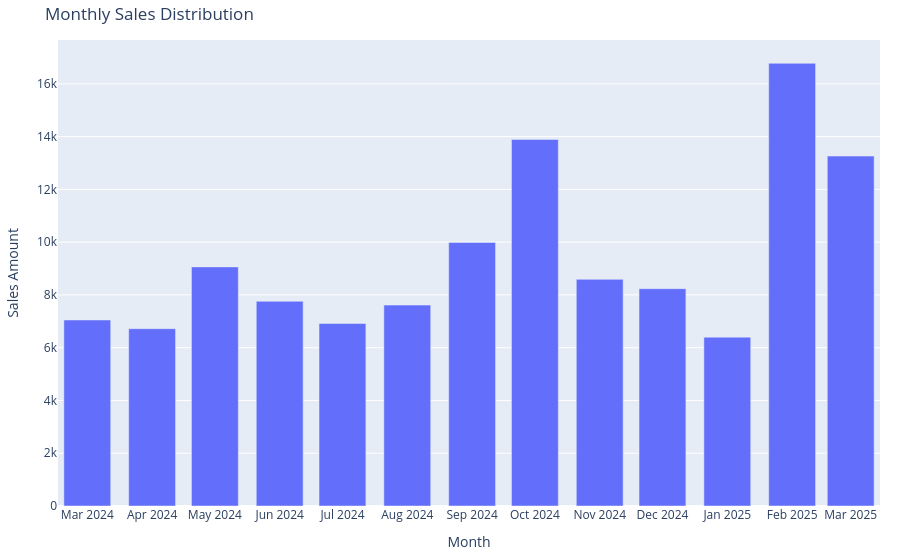

Here is the notebook cell this chart was saved with:
### Code cell
df['month'] = df['datetime'].dt.to_period('M').dt.to_timestamp()
monthly_sales = df.groupby('month')['money'].aggregate('sum').reset_index()
fig = px.bar(monthly_sales, x='month', y='money', title='Monthly Sales')
fig.update_layout(yaxis_title='Sales Amount', xaxis_title='Month', margin=dict(l=20, r=20, t=40, b=20))
fig.update_xaxes(tickmode='array', tickvals=monthly_sales['month'], tickformat='%b %Y')
fig.show()

### Figure 1 — Plotly figure (JSON) as saved in the notebook; plotly's stock layout.template omitted (floating-point values rounded to 4 significant figures)
{"data": [{"hovertemplate": "month=%{x}<br>money=%{y}<extra></extra>", "legendgroup": "", "marker": {"color": "#636efa", "pattern": {"shape": ""}}, "name": "", "orientation": "v", "showlegend": false, "textposition": "auto", "type": "bar", "x": ["2024-03-01T00:00:00.000000000", "2024-04-01T00:00:00.000000000", "2024-05-01T00:00:00.000000000", "2024-06-01T00:00:00.000000000", "2024-07-01T00:00:00.000000000", "2024-08-01T00:00:00.000000000", "2024-09-01T00:00:00.000000000", "2024-10-01T00:00:00.000000000", "2024-11-01T00:00:00.000000000", "2024-12-01T00:00:00.000000000", "2025-01-01T00:00:00.000000000", "2025-02-01T00:00:00.000000000", "2025-03-01T00:00:00.000000000"], "xaxis": "x", "y": [7050.0, 6721.0, 9063.0, 7759.0, 6916.0, 7614.0, 9989.0, 13890.0, 8591.0, 8238.0, 6399.0, 16780.0, 13260.0], "yaxis": "y"}], "layout": {"barmode": "relative", "legend": {"tracegroupgap": 0}, "margin": {"b": 20, "l": 20, "r": 20, "t": 40}, "title": {"text": "Monthly Sales Distribution"}, "xaxis": {"anchor": "y", "domain": [0, 1], "tickformat": "%b %Y", "tickmode": "array", "tickvals": ["2024-03-01T00:00:00.000000000", "2024-04-01T00:00:00.000000000", "2024-05-01T00:00:00.000000000", "2024-06-01T00:00:00.000000000", "2024-07-01T00:00:00.000000000", "2024-08-01T00:00:00.000000000", "2024-09-01T00:00:00.000000000", "2024-10-01T00:00:00.000000000", "2024-11-01T00:00:00.000000000", "2024-12-01T00:00:00.000000000", "2025-01-01T00:00:00.000000000", "2025-02-01T00:00:00.000000000", "2025-03-01T00:00:00.000000000"], "title": {"text": "Month"}}, "yaxis": {"anchor": "x", "domain": [0, 1], "title": {"text": "Sales Amount"}}}}
